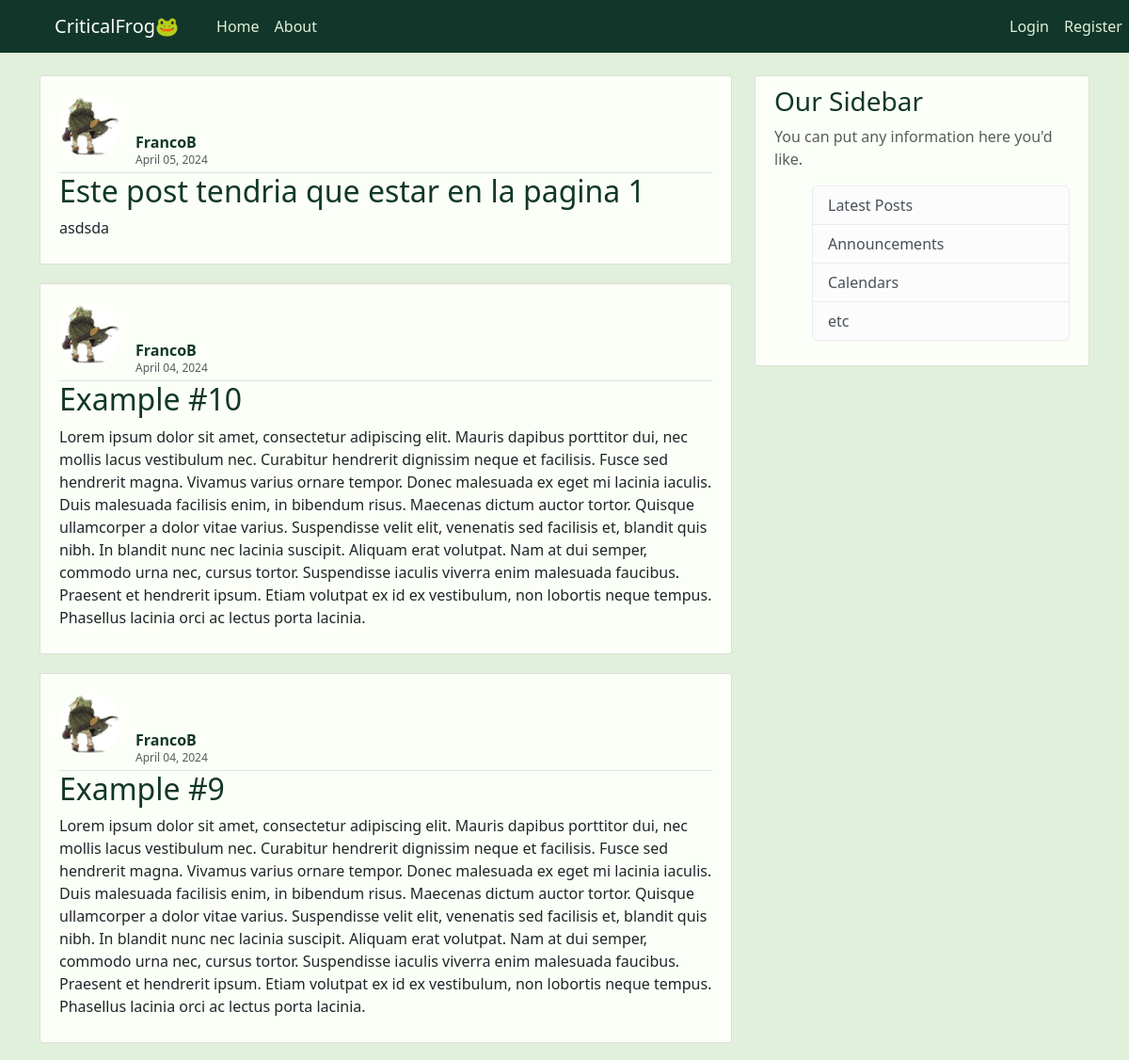
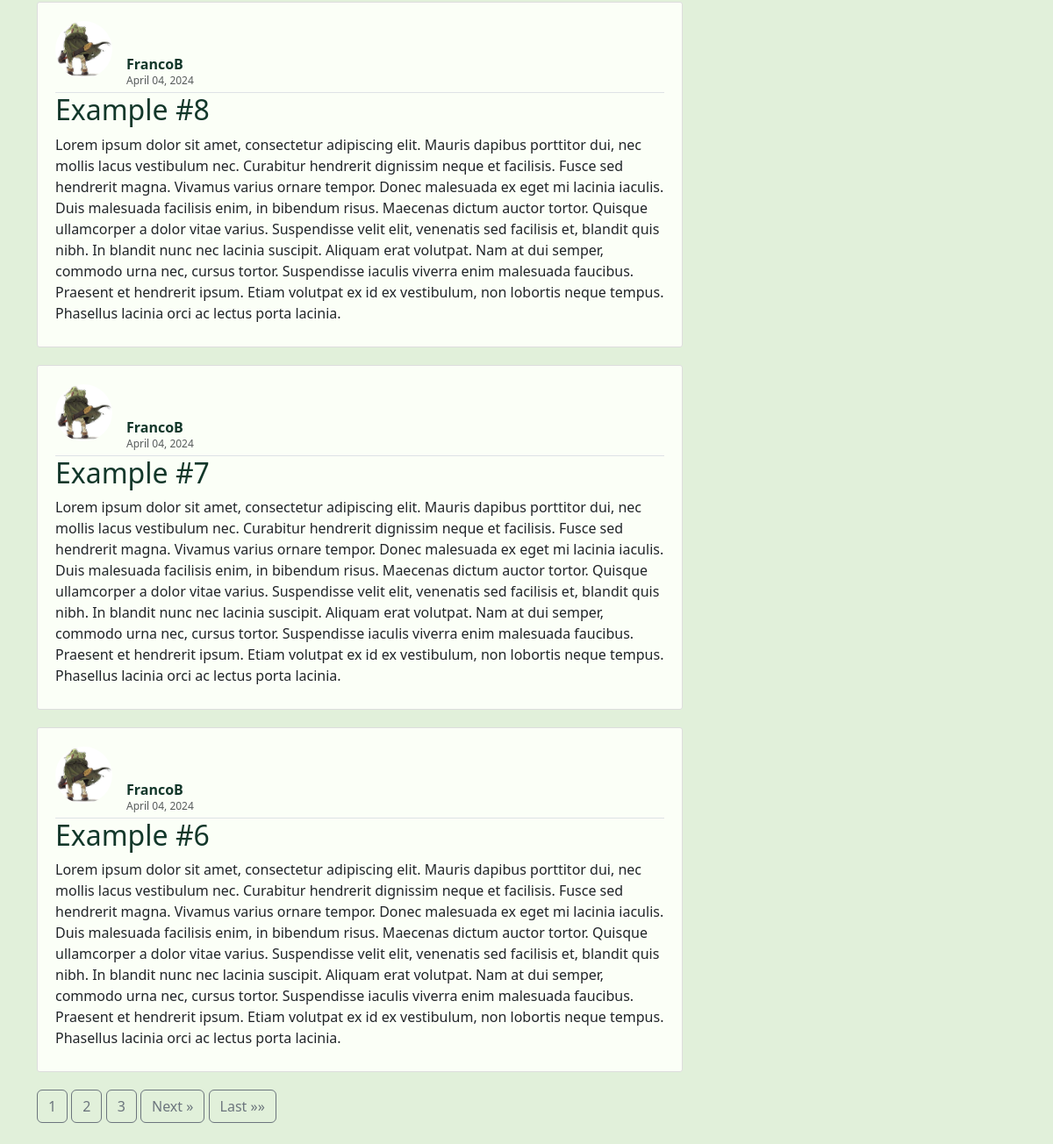
The page / on the database its author committed (2 pictures, top to bottom).
### blog/models.py (models this page shows, shortened)
class Post(models.Model):
    title = models.CharField(max_length=100)
    content = models.TextField()
    date_posted = models.DateTimeField(default=timezone.now) #no ()
    author = models.ForeignKey(User, on_delete=models.CASCADE)

### users/models.py (models this page shows, shortened)
class Profile(models.Model):
    user = models.OneToOneField(User, on_delete=models.CASCADE)
    image = models.ImageField(default='default.jpg', upload_to='profile_pics')

### blog/views.py (the view)
# urls.py: path('', PostListView.as_view(), name='blog-home'),
class PostListView(ListView):
    model = Post
    template_name = 'blog/home.html' # This replaces the naming convention of the path <app>/<model>_<viewtype>.html
    context_object_name = 'posts' # Naming the iterable object
    ordering = ['-date_posted']
    paginate_by = 6

### blog/templates/blog/home.html (shortened to what this page needs)
{% extends "blog/base.html" %}
{% block content %}
{% for post in posts %}
<article class="media content-section">
        <div class="media-body d-flex border-bottom pb-3">
            <img class="rounded-circle article-img align-self-end" src="{{ post.author.profile.image.url }}" alt="post author image">
            <div class="d-flex flex-column ml-3 mt-5">
                <a class="post-author mt-auto mb-1" href="#">{{ post.author }}</a>
                <sub class="text-muted mt-auto">{{ post.date_posted|date:"F d, Y"}}</sub>
            </div>
        </div>
        <div class="media-body">
            <h2><a class="article-title" href="{% url 'post-detail' post.id %}">{{ post.title }}</a></h2>
            <p class="article-content">{{ post.content }}</p>
        </div>
    </article>
{% endfor %}
{% if is_paginated %}
    {% for num in page_obj.paginator.page_range %}
        {% if page_obj.number == num %}
            <a class="btn btn-outline-secondary mb-4" href="?page={{ num }}">{{ num }}</a>
        {% elif num > page_obj.number|add:'-3' and num < page_obj.number|add:'3' %}
            <a class="btn btn-outline-secondary mb-4" href="?page={{ num }}">{{ num }}</a>
        {% endif %}
    {% endfor %}
        {% if page_obj.has_next %}
            <a class="btn btn-outline-secondary mb-4" href="?page={{ page_obj.next_page_number }}">Next »</a>
            <a class="btn btn-outline-secondary mb-4" href="?page={{ page_obj.paginator.num_pages }}">Last »»</a>
        {% endif %}
{% endif %}
{% endblock content%}

### blog/static/blog/main.css (style rules this page uses)
body { background: #E1F0DA; margin-top: 5rem; }
h1, h2, h3, h4, h5, h6 { color: #12372A; }
a { text-decoration: none; color: inherit; }
.content-section { background: #fbfff7; padding: 10px 20px; border: 1px solid #dddddd; border-radius: 3px; margin-bottom: 20px; }
.post-author { color: #12372A; font-weight: bold; }
.article-title { color: #12372A; }
.article-content { white-space: pre-line; }
.article-img { height: 65px; width: 65px; margin-right: 16px; }

### rows shown on the page
Post: author.profile.image (picture), author "FrancoB", date_posted "April 05, 2024", title "Este post tendria que estar en la pagina 1", content "asdsda"
Post: author.profile.image (picture), author "FrancoB", date_posted "April 04, 2024", title "Example #10", content "Lorem ipsum dolor sit amet, consectetur adipiscing elit. Mauris dapibus porttitor dui, nec mollis lacus vestibulum nec. Curabitur hendrerit dignissim neque et facilisis. Fusce sed hendrerit magna. Vivamus varius ornare tempor. Donec malesuada ex eget mi lacinia iaculis. Duis malesuada facilisis enim, in bibendum risus. Maecenas dictum auctor tortor. Quisque ullamcorper a dolor vitae varius. Suspendisse velit elit, venenatis sed facilisis et, blandit quis nibh. In blandit nunc nec lacinia suscipit. Aliquam erat volutpat. Nam at dui semper, commodo urna nec, cursus tortor. Suspendisse iaculis viverra enim malesuada faucibus. Praesent et hendrerit ipsum. Etiam volutpat ex id ex vestibulum, non…"
Post: author.profile.image (picture), author "FrancoB", date_posted "April 04, 2024", title "Example #9", content "Lorem ipsum dolor sit amet, consectetur adipiscing elit. Mauris dapibus porttitor dui, nec mollis lacus vestibulum nec. Curabitur hendrerit dignissim neque et facilisis. Fusce sed hendrerit magna. Vivamus varius ornare tempor. Donec malesuada ex eget mi lacinia iaculis. Duis malesuada facilisis enim, in bibendum risus. Maecenas dictum auctor tortor. Quisque ullamcorper a dolor vitae varius. Suspendisse velit elit, venenatis sed facilisis et, blandit quis nibh. In blandit nunc nec lacinia suscipit. Aliquam erat volutpat. Nam at dui semper, commodo urna nec, cursus tortor. Suspendisse iaculis viverra enim malesuada faucibus. Praesent et hendrerit ipsum. Etiam volutpat ex id ex vestibulum, non…"
Post: author.profile.image (picture), author "FrancoB", date_posted "April 04, 2024", title "Example #8", content "Lorem ipsum dolor sit amet, consectetur adipiscing elit. Mauris dapibus porttitor dui, nec mollis lacus vestibulum nec. Curabitur hendrerit dignissim neque et facilisis. Fusce sed hendrerit magna. Vivamus varius ornare tempor. Donec malesuada ex eget mi lacinia iaculis. Duis malesuada facilisis enim, in bibendum risus. Maecenas dictum auctor tortor. Quisque ullamcorper a dolor vitae varius. Suspendisse velit elit, venenatis sed facilisis et, blandit quis nibh. In blandit nunc nec lacinia suscipit. Aliquam erat volutpat. Nam at dui semper, commodo urna nec, cursus tortor. Suspendisse iaculis viverra enim malesuada faucibus. Praesent et hendrerit ipsum. Etiam volutpat ex id ex vestibulum, non…"
Post: author.profile.image (picture), author "FrancoB", date_posted "April 04, 2024", title "Example #7", content "Lorem ipsum dolor sit amet, consectetur adipiscing elit. Mauris dapibus porttitor dui, nec mollis lacus vestibulum nec. Curabitur hendrerit dignissim neque et facilisis. Fusce sed hendrerit magna. Vivamus varius ornare tempor. Donec malesuada ex eget mi lacinia iaculis. Duis malesuada facilisis enim, in bibendum risus. Maecenas dictum auctor tortor. Quisque ullamcorper a dolor vitae varius. Suspendisse velit elit, venenatis sed facilisis et, blandit quis nibh. In blandit nunc nec lacinia suscipit. Aliquam erat volutpat. Nam at dui semper, commodo urna nec, cursus tortor. Suspendisse iaculis viverra enim malesuada faucibus. Praesent et hendrerit ipsum. Etiam volutpat ex id ex vestibulum, non…"
Post: author.profile.image (picture), author "FrancoB", date_posted "April 04, 2024", title "Example #6", content "Lorem ipsum dolor sit amet, consectetur adipiscing elit. Mauris dapibus porttitor dui, nec mollis lacus vestibulum nec. Curabitur hendrerit dignissim neque et facilisis. Fusce sed hendrerit magna. Vivamus varius ornare tempor. Donec malesuada ex eget mi lacinia iaculis. Duis malesuada facilisis enim, in bibendum risus. Maecenas dictum auctor tortor. Quisque ullamcorper a dolor vitae varius. Suspendisse velit elit, venenatis sed facilisis et, blandit quis nibh. In blandit nunc nec lacinia suscipit. Aliquam erat volutpat. Nam at dui semper, commodo urna nec, cursus tortor. Suspendisse iaculis viverra enim malesuada faucibus. Praesent et hendrerit ipsum. Etiam volutpat ex id ex vestibulum, non…"

### other values the page prints
{{ num }} "1"
{{ num }} "2" "3"
